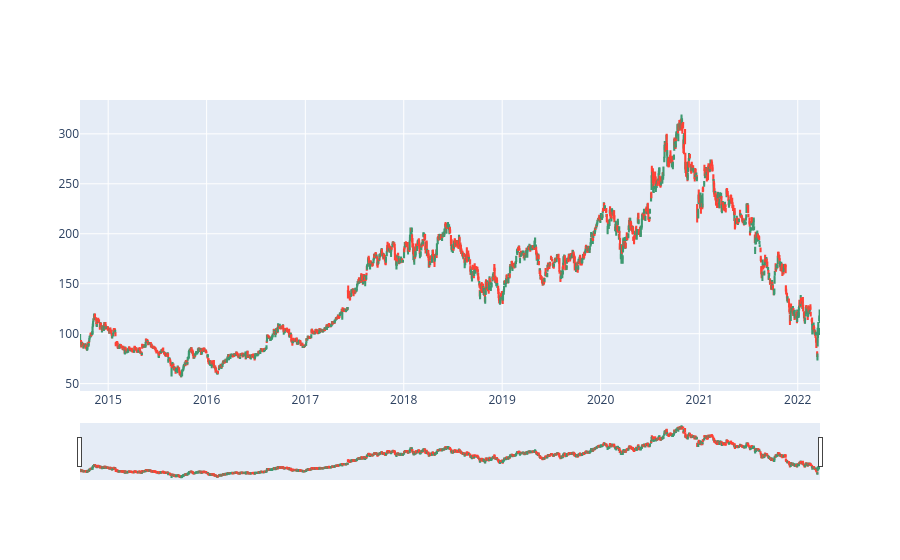

This figure's notebook cell:
### Markdown cell above
Price Movement Visualization
- It helps us to know Market psychology and Daily price movement.

### Code cell
# Price Movement Visualization using a Candlestick Chart
import plotly.graph_objects as go

fig = go.Figure(data=[go.Candlestick(
    x=df['Date'],
    open=df['Open'],
    high=df['High'],
    low=df['Low'],
    close=df['Close']
)])
fig.show()

### Figure 1 — Plotly figure (JSON) as saved in the notebook; plotly's stock layout.template omitted (floating-point values rounded to 4 significant figures; data arrays with more than 128 entries replaced by an {"elided": "..."} marker saying what was removed)
{"data": [{"close": {"elided": "1892 float values"}, "high": {"elided": "1892 float values"}, "low": {"elided": "1892 float values"}, "open": {"elided": "1892 float values"}, "type": "candlestick", "x": {"elided": "1892 str values"}}], "layout": {}}
